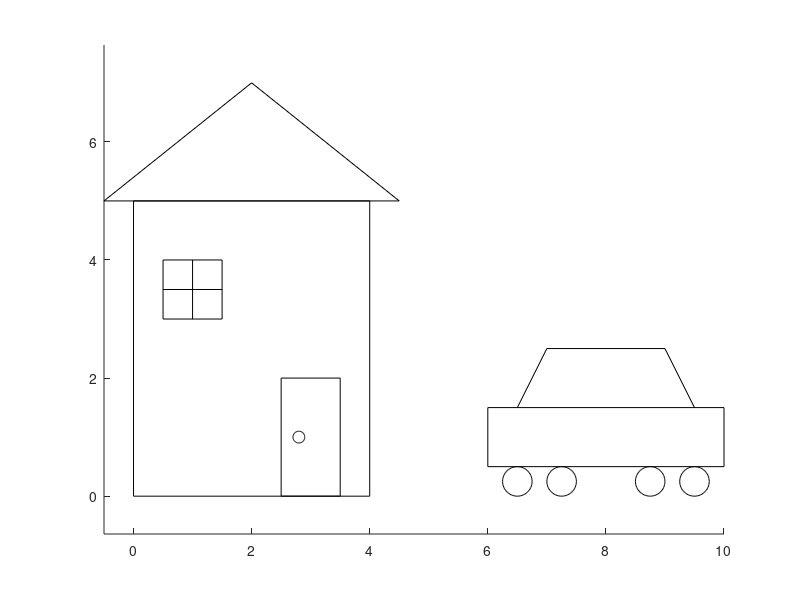

Here is the MATLAB script that generated this plot:
clear,clc
axis equal;hold on
rectangle('position',[0 0 4 5]);
rectangle('position',[0.5 3 1 1]);
rectangle('position',[2.5 0 1 2]);
rectangle('position',[2.7 0.9 0.2 0.2],'curvature',[1 1]);
rectangle('position',[6 0.5 4 1]);
rectangle('position',[6.25 0 0.5 0.5],'curvature',[1 1]);
rectangle('position',[7 0 0.5 0.5],'curvature',[1 1]);
rectangle('position',[8.5 0 0.5 0.5],'curvature',[1 1]);
rectangle('position',[9.25 0 0.5 0.5],'curvature',[1 1]);
plot([-0.5 4.5],[5 5],'k');
plot([-0.5 2],[5 7],'k');plot([2 4.5],[7 5],'k');
plot([0.5 1.5] ,[3.5 3.5],'k');plot([1 1],[3 4],'k');
plot([6.5 7],[1.5 2.5],'k');plot([7 9],[2.5 2.5],'k');plot([9 9.5],[2.5 1.5],'k')
